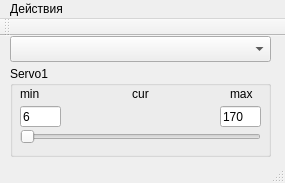
<?xml version="1.0" encoding="UTF-8"?>
<ui version="4.0">
 <class>MainWindow</class>
 <widget class="QMainWindow" name="MainWindow">
  <property name="geometry">
   <rect>
    <x>0</x>
    <y>0</y>
    <width>285</width>
    <height>183</height>
   </rect>
  </property>
  <property name="windowTitle">
   <string>MainWindow</string>
  </property>
  <widget class="QWidget" name="centralWidget">
   <widget class="QGroupBox" name="groupBox">
    <property name="geometry">
     <rect>
      <x>10</x>
      <y>30</y>
      <width>261</width>
      <height>91</height>
     </rect>
    </property>
    <property name="title">
     <string>Servo1</string>
    </property>
    <widget class="QLabel" name="label">
     <property name="geometry">
      <rect>
       <x>220</x>
       <y>20</y>
       <width>31</width>
       <height>16</height>
      </rect>
     </property>
     <property name="text">
      <string>max</string>
     </property>
    </widget>
    <widget class="QLineEdit" name="lineEdit_2">
     <property name="geometry">
      <rect>
       <x>210</x>
       <y>40</y>
       <width>41</width>
       <height>21</height>
      </rect>
     </property>
     <property name="text">
      <string>170</string>
     </property>
    </widget>
    <widget class="QLabel" name="label_2">
     <property name="geometry">
      <rect>
       <x>10</x>
       <y>20</y>
       <width>31</width>
       <height>16</height>
      </rect>
     </property>
     <property name="text">
      <string>min</string>
     </property>
    </widget>
    <widget class="QLineEdit" name="lineEdit_3">
     <property name="geometry">
      <rect>
       <x>10</x>
       <y>40</y>
       <width>41</width>
       <height>21</height>
      </rect>
     </property>
     <property name="text">
      <string>6</string>
     </property>
    </widget>
    <widget class="QLabel" name="label_3">
     <property name="geometry">
      <rect>
       <x>110</x>
       <y>20</y>
       <width>41</width>
       <height>16</height>
      </rect>
     </property>
     <property name="text">
      <string>cur</string>
     </property>
     <property name="alignment">
      <set>Qt::AlignCenter</set>
     </property>
    </widget>
    <widget class="QSlider" name="horizontalSlider">
     <property name="geometry">
      <rect>
       <x>10</x>
       <y>60</y>
       <width>241</width>
       <height>22</height>
      </rect>
     </property>
     <property name="orientation">
      <enum>Qt::Horizontal</enum>
     </property>
    </widget>
   </widget>
   <widget class="QComboBox" name="serialPortInfoListBox">
    <property name="geometry">
     <rect>
      <x>10</x>
      <y>0</y>
      <width>261</width>
      <height>26</height>
     </rect>
    </property>
   </widget>
  </widget>
  <widget class="QMenuBar" name="menuBar">
   <property name="geometry">
    <rect>
     <x>0</x>
     <y>0</y>
     <width>285</width>
     <height>22</height>
    </rect>
   </property>
   <widget class="QMenu" name="menu">
    <property name="title">
     <string>Действия</string>
    </property>
    <addaction name="actionConnect"/>
    <addaction name="actionDisconnect"/>
   </widget>
   <addaction name="menu"/>
  </widget>
  <widget class="QToolBar" name="mainToolBar">
   <attribute name="toolBarArea">
    <enum>TopToolBarArea</enum>
   </attribute>
   <attribute name="toolBarBreak">
    <bool>false</bool>
   </attribute>
  </widget>
  <widget class="QStatusBar" name="statusBar"/>
  <action name="actionConnect">
   <property name="text">
    <string>Connect</string>
   </property>
  </action>
  <action name="actionDisconnect">
   <property name="text">
    <string>Disconnect</string>
   </property>
  </action>
 </widget>
 <layoutdefault spacing="6" margin="11"/>
 <resources/>
 <connections/>
 <slots>
  <slot>readData()</slot>
 </slots>
</ui>
